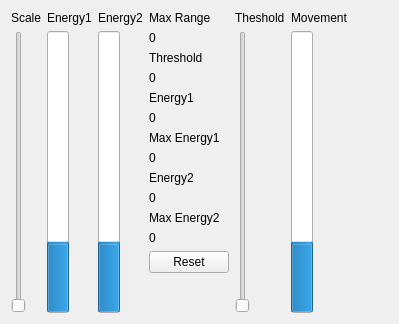
      <widget class="QWidget" name="tab_4">
       <attribute name="title">
        <string>Sensors</string>
       </attribute>
       <layout class="QGridLayout" name="gridLayout_8">
        <item row="0" column="0">
         <layout class="QHBoxLayout" name="horizontalLayout_19">
          <item>
           <layout class="QVBoxLayout" name="verticalLayout_5">
            <item>
             <widget class="QLabel" name="labelScale">
              <property name="text">
               <string>Scale</string>
              </property>
             </widget>
            </item>
            <item>
             <widget class="QSlider" name="verticalSliderEnergyMax">
              <property name="maximum">
               <number>5</number>
              </property>
              <property name="orientation">
               <enum>Qt::Vertical</enum>
              </property>
             </widget>
            </item>
           </layout>
          </item>
          <item>
           <layout class="QVBoxLayout" name="verticalLayout_4">
            <item>
             <widget class="QLabel" name="labelEnergy">
              <property name="text">
               <string>Energy1</string>
              </property>
             </widget>
            </item>
            <item>
             <widget class="QProgressBar" name="progressBarEnergy">
              <property name="value">
               <number>24</number>
              </property>
              <property name="orientation">
               <enum>Qt::Vertical</enum>
              </property>
             </widget>
            </item>
           </layout>
          </item>
          <item>
           <layout class="QVBoxLayout" name="verticalLayout_11">
            <item>
             <widget class="QLabel" name="labelEnergy2">
              <property name="text">
               <string>Energy2</string>
              </property>
             </widget>
            </item>
            <item>
             <widget class="QProgressBar" name="progressBarEnergy2">
              <property name="value">
               <number>24</number>
              </property>
              <property name="orientation">
               <enum>Qt::Vertical</enum>
              </property>
             </widget>
            </item>
           </layout>
          </item>
          <item>
           <layout class="QVBoxLayout" name="verticalLayout_8">
            <item>
             <widget class="QLabel" name="label_16">
              <property name="text">
               <string>Max Range</string>
              </property>
             </widget>
            </item>
            <item>
             <widget class="QLabel" name="labelEnergyRange">
              <property name="text">
               <string>0</string>
              </property>
             </widget>
            </item>
            <item>
             <widget class="QLabel" name="label_20">
              <property name="text">
               <string>Threshold</string>
              </property>
             </widget>
            </item>
            <item>
             <widget class="QLabel" name="labelThreshold">
              <property name="text">
               <string>0</string>
              </property>
             </widget>
            </item>
            <item>
             <widget class="QLabel" name="label_17">
              <property name="text">
               <string>Energy1</string>
              </property>
             </widget>
            </item>
            <item>
             <widget class="QLabel" name="labelEnergyValue">
              <property name="text">
               <string>0</string>
              </property>
             </widget>
            </item>
            <item>
             <widget class="QLabel" name="label_21">
              <property name="text">
               <string>Max Energy1</string>
              </property>
             </widget>
            </item>
            <item>
             <widget class="QLabel" name="labelEnergyMax">
              <property name="text">
               <string>0</string>
              </property>
             </widget>
            </item>
            <item>
             <widget class="QLabel" name="label_23">
              <property name="text">
               <string>Energy2</string>
              </property>
             </widget>
            </item>
            <item>
             <widget class="QLabel" name="labelEnergyValue2">
              <property name="text">
               <string>0</string>
              </property>
             </widget>
            </item>
            <item>
             <widget class="QLabel" name="label_24">
              <property name="text">
               <string>Max Energy2</string>
              </property>
             </widget>
            </item>
            <item>
             <widget class="QLabel" name="labelEnergyMax2">
              <property name="text">
               <string>0</string>
              </property>
             </widget>
            </item>
            <item>
             <widget class="QPushButton" name="pushButtonResetMaxEnergy">
              <property name="text">
               <string>Reset</string>
              </property>
             </widget>
            </item>
            <item>
             <spacer name="verticalSpacer">
              <property name="orientation">
               <enum>Qt::Vertical</enum>
              </property>
              <property name="sizeHint" stdset="0">
               <size>
                <width>20</width>
                <height>40</height>
               </size>
              </property>
             </spacer>
            </item>
           </layout>
          </item>
          <item>
           <layout class="QVBoxLayout" name="verticalLayout_6">
            <item>
             <widget class="QLabel" name="label_18">
              <property name="text">
               <string>Theshold</string>
              </property>
             </widget>
            </item>
            <item>
             <widget class="QSlider" name="verticalSliderEnergyThreshold">
              <property name="orientation">
               <enum>Qt::Vertical</enum>
              </property>
             </widget>
            </item>
           </layout>
          </item>
          <item>
           <layout class="QVBoxLayout" name="verticalLayout_7">
            <item>
             <widget class="QLabel" name="label_19">
              <property name="text">
               <string>Movement</string>
              </property>
             </widget>
            </item>
            <item>
             <widget class="QProgressBar" name="progressBarMuscle">
              <property name="value">
               <number>24</number>
              </property>
              <property name="orientation">
               <enum>Qt::Vertical</enum>
              </property>
             </widget>
            </item>
           </layout>
          </item>
         </layout>
        </item>
        <item row="0" column="1">
         <spacer name="horizontalSpacer">
          <property name="orientation">
           <enum>Qt::Horizontal</enum>
          </property>
          <property name="sizeHint" stdset="0">
           <size>
            <width>40</width>
            <height>20</height>
           </size>
          </property>
         </spacer>
        </item>
       </layout>
      </widget>
